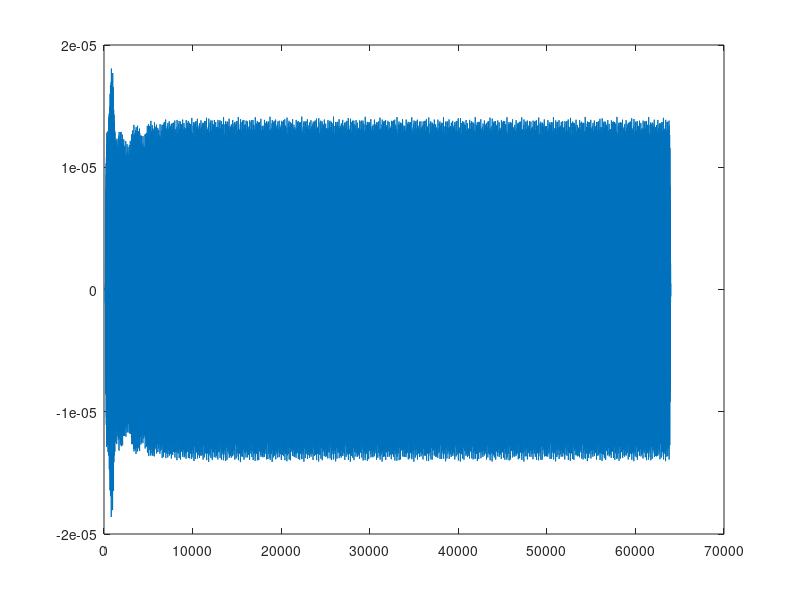
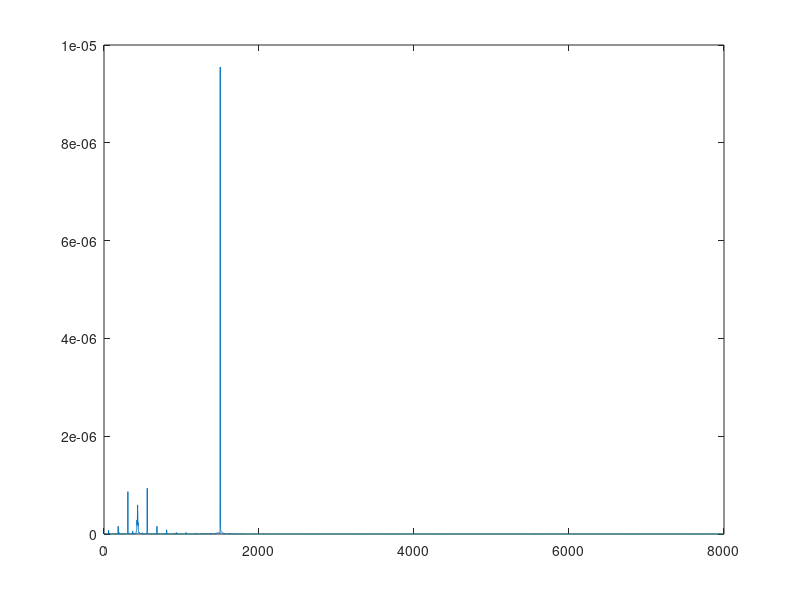

The MATLAB source for these figures, in order:
clear all; close all; 

% % Import audio files
% [s,Fs1] = audioread('50_male_speech_english_ch10_orth_2Y.flac'); % s = source, Fs1 = sampling frequency
% [ns,Fs2] = audioread('44_soprano_ch17_orth_1Z.flac'); % ns = noise stationary, Fs2 = sampling frequency
% 
% % Truncate one of the files so they have equivalent lengths
% if (length(s) > length(ns)) s = s(1:length(s));
% elseif (length(s) < length(ns)) ns = ns(1:length(s));
% end
Fs1 = 16e3; 
s = 0.01*sin(2*pi*1.5e3*[0:1/Fs1:4]');
ns = 0.01*sin(2*pi*433*[0:1/Fs1:4]');


% STFT
K = 2^8; % Window length 
w = sqrt(0.5*(1-cos((2*pi*[1:K]')/(K-1)))); % Sqrt hann window for stft
L = floor(length(s(:,1))/(K/2)) -1; % The number of windows used across the full length of the input signal

% Calculate the stft of the source and the stationary intereferer
for l = 1:L
    S(:,l) = fft(s(0.5*K*(l-1)+1 : 0.5*K*(l+1)) .* w ); 
    NS(:,l) = fft(ns(0.5*K*(l-1)+1 : 0.5*K*(l+1)) .* w ); 
end

% Initialize vars
sDur = length(s(:,1))/Fs1; % sDur = source duration in seconds
sLen = length(s(:,1)); % N = number of samples in (truncated) source .wav files
velSnd = 334; % The velocity of sound in air (ms^-1)
M = 4; % The number of sensors
sTau = 0; % Delay between mics for s
A = exp(-j*2*pi*sTau*[1:M]'*(ones(K,1)./[1:K]')'); % A is meant to be my freq domain ATF, made of delays/phase shifts only
% A = exp(-j*2*pi*sTau*[0:M-1]/K);


% Phase shift the noise to locate in a different spatial region
NS4 = NS; NS4(:,:,2) = NS; NS4(:,:,3) = NS; NS4(:,:,4) = NS; 
nTau = 0.1;%0.001154734411; % Delay between mics for n
for m = 1:M
    for l = 1:L
        Z(:,l,m) = S(:,l) + (exp(-j*2*pi*nTau*(m-1)*[1:K]') .* NS(:,l)); % Z is the freq domain input to the bf
    end
end

%%%%%%%%%%%%%%%%%%%%%%%%%%%%%%%%%%%%%%%%%%%%%%%%%%%%%%%%%%%%%%%%%%%%%%%%%%
% Frequency domain BF

% Precompute simplifications based on A (assumed delay only ATF)
P = eye(4,4) - A*A'/(norm(A)^2);
F = A'/(norm(A)^2);
W = F; % Initialize weight vector
mu = 0.5; % Arbtrary, smaller is slower? 

% Iterate over time and improve W as you go
for l = 2:L
    for m = 1:M 
        ZW = Z(:,l,m).*W(:,m); % Component-wise multiply each freq domain input bin with its filter weight
    end
    Y(:,l) = sum(ZW,3);
    
    % Update weights
    for k = 1:K
        W(k,:) = P * (W(k,:)-mu*squeeze(Z(k,l,:))'*conj(Y(k,l)))' + F(k,:)';
    end
end

% istft using overlap add to get bf output y(t)
% Take ifft of each block
yBlocks = ifft(Y);
y = zeros(length(s(:,1)),1); % Initialize y, length is same as original signals

% Now overlap add each block 
for l = 1: L
    y(0.5*K*(l-1)+1 : 0.5*K*(l+1)) = y(0.5*K*(l-1)+1 : 0.5*K*(l+1)) + yBlocks(:,l).*w;
end

plot(real(y))
YY = fft(y);
YY = abs(YY/length(y));
YY = YY(1:length(y)/2+1);
YY(2:end-1) = 2 * YY(2:end-1);
f = [0:2*(Fs1/2)/length(y):Fs1/2];
figure; plot(f,YY)
